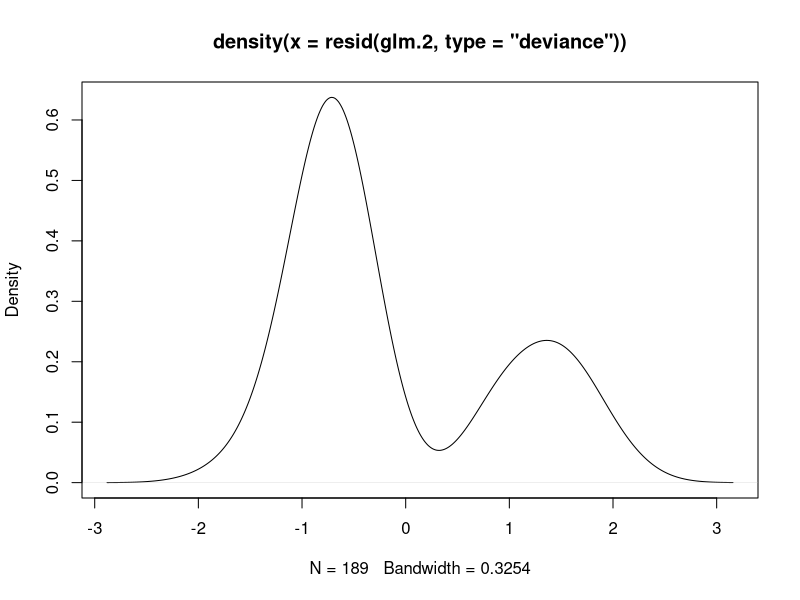

Recreate this plot in R.
## ---- chunk 1
options(scipen = 999)
knitr::opts_chunk$set(message = FALSE,
                      warning = FALSE)

library(ggplot2)
library(dplyr)
library(GGally)
library(MASS)

data(birthwt)
## ---- chunk 2
glm.1 <- glm(low ~ age+lwt+factor(race)+smoke+ptl+ht+ui+ftv, binomial, birthwt)
s.1 <- summary(glm.1)

s.1
## ---- chunk 3
data.frame(variable = c("ftv+age+ptl", "ftv+age", "ftv+ptl", "age+ptl", "ftv", "ptl", "age", ""), aic = c(221.28, 221.83, 219.93, 219.43, 220.16, 217.99, 219.95, 218.22)) %>%
  knitr::kable(caption = "Models", col.names = c("Variables", "AIC"))

glm.2 <- glm(low ~ ptl+lwt+factor(race)+smoke+ht+ui, binomial, birthwt)
s.2 <- summary(glm.2)

s.2
## ---- chunk 4
plot(density(resid(glm.2, type='deviance')))
## ---- chunk 5
# Hint: The ’vcov()’ function is helpful here
# age = 33 year old;
# lwt = 107 lb;
# race = 2 (black);
# smoke = 0 (doesn’t smoke);
# ptl = 0, (no previous premature labours);
# ht = 1 (hypertension present);
# ui = 0 (uterine irritability not present);
# ftv = 0 (number of physician visits during the first trimester is zero).
